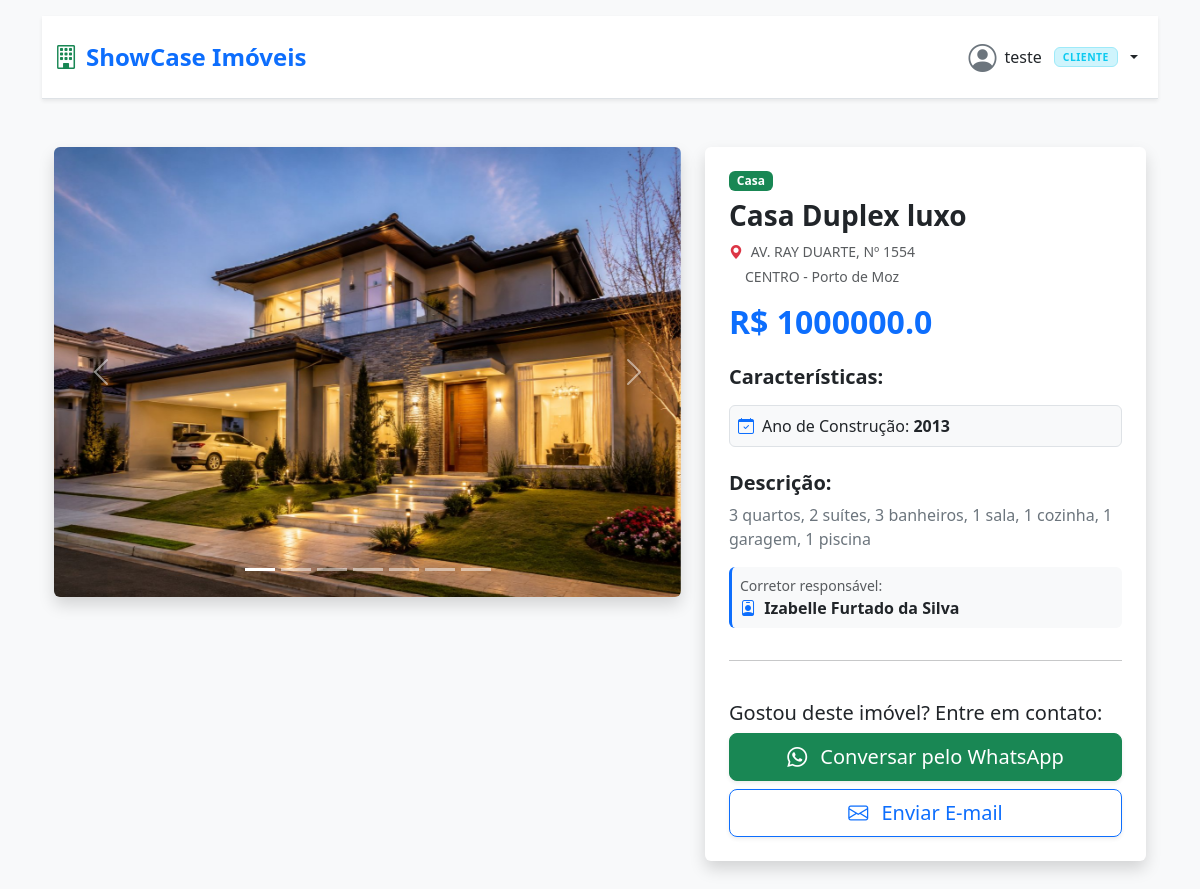
The page /vitrine/detalhes_imovel/7/ (signed in) on the database its author committed.
### vitrine/models.py (models this page shows, shortened)
class ImagemImovel(models.Model):
    imovel = models.ForeignKey(Imovel, on_delete=models.CASCADE, related_name="imagens")
    imagem = models.ImageField(upload_to="media/img")

class Imovel(models.Model):
    corretor = models.ForeignKey(User, on_delete=models.CASCADE, verbose_name="Corretor Responsável")
    titulo = models.CharField(max_length=100)
    descricao = models.TextField()
    tipo_Imovel = models.CharField(max_length=50)
    ano_construcao = models.IntegerField()
    preco = models.FloatField()
    logradouro = models.CharField(max_length=100, verbose_name="Rua/Avenida")
    numero = models.CharField(max_length=10, verbose_name="Número")
    bairro = models.CharField(max_length=100, verbose_name="Bairro")
    cidade = models.CharField(max_length=100, verbose_name="Cidade")
    imagem_principal = models.ImageField(upload_to="media/img")

### vitrine/views.py (the view)
# urls.py: path('/detalhes_imovel/<int:id>/', detalhes_imovel, name='detalhes_imovel'),
def detalhes_imovel(request, id):
    imovel = get_object_or_404(Imovel, id=id)
    fotos_adicionais = imovel.imagens.all()
    dados_para_a_tela = {
        'imovel': imovel,
        'fotos': fotos_adicionais
    }
    return render(request, 'detalhes_imovel.html', dados_para_a_tela)

### template/detalhes_imovel.html (shortened to what this page needs)
{% extends 'base.html' %}
{% load static %}
{%block content%}
<div class="container my-5">
    <div class="row g-4">
        <div class="col-md-7">
            <div id="carrosselImovel" class="carousel slide shadow rounded overflow-hidden" data-bs-ride="carousel">
                {% if fotos %}
                <div class="carousel-indicators">
                    <button type="button" data-bs-target="#carrosselImovel" data-bs-slide-to="0" class="active"
                            aria-current="true" aria-label="Slide 1"></button>
                    {% for foto in fotos %}
                    <button type="button" data-bs-target="#carrosselImovel" data-bs-slide-to="{{ forloop.counter }}"
                            aria-label="Slide {{ forloop.counter|add:1 }}"></button>
                    {% endfor %}
                </div>
                {% endif %}
                <div class="carousel-inner">
                    <div class="carousel-item active">
                        <img src="{{ imovel.imagem_principal.url }}" class="d-block w-100 img-carrossel-detalhe"
                             alt="Imagem Principal">
                    </div>
                </div>
                {% if fotos %}
                <button class="carousel-control-prev" type="button" data-bs-target="#carrosselImovel"
                        data-bs-slide="prev">
                    <span class="carousel-control-prev-icon" aria-hidden="true"></span>
                </button>
                <button class="carousel-control-next" type="button" data-bs-target="#carrosselImovel"
                        data-bs-slide="next">
                    <span class="carousel-control-next-icon" aria-hidden="true"></span>
                </button>
                {% endif %}
            </div>
        </div>
        <div class="col-md-5">
            <div class="card h-100 shadow border-0 p-4">
                <span class="badge bg-success mb-2 align-self-start">{{ imovel.tipo_Imovel }}</span>
                <h1 class="h3 fw-bold text-dark">{{ imovel.titulo }}</h1>
                <p class="text-muted small mb-1">
                    <i class="bi bi-geo-alt-fill me-1 text-danger"></i>
                    {{ imovel.logradouro }}, Nº {{ imovel.numero }}
                </p>
                <p class="text-muted small mb-3 ps-3">
                    {{ imovel.bairro }} - {{ imovel.cidade }}
                </p>
                <h2 class="text-primary fw-bold mb-4">R$ {{ imovel.preco }}</h2>
                <h5 class="fw-bold mb-3">Características:</h5>
                <div class="row g-3 mb-4">
                    <div class="col-12">
                        <div class="p-2 border rounded bg-light">
                            <i class="bi bi-calendar-check me-2 text-primary"></i>Ano de Construção: <strong> {{ imovel.ano_construcao }} </strong>
                        </div>
                    </div>
                </div>
                <h5 class="fw-bold mb-2">Descrição:</h5>
                <p class="text-secondary flex-grow-1">{{ imovel.descricao }}</p>
                {% if user != imovel.corretor %}
                <div class="p-2 rounded bg-light border-start border-primary border-3 mb-3">
                    <small class="text-muted d-block">Corretor responsável:</small>
                    <span class="fw-bold text-dark">
                        <i class="bi bi-person-badge me-1 text-primary"></i>
                        {{ imovel.corretor.first_name|default:imovel.corretor.username }}
                    </span>
                </div>
                {% endif %}
                <hr>
                <div class="mt-auto">
                    {% if user == imovel.corretor %}
                    <div class="d-grid gap-2">
                        <a href="{% url 'editar_imovel' imovel.id %}" class="btn btn-warning fw-bold text-white mb-1">
                            <i class="bi bi-pencil-square me-2"></i>Editar Imóvel
                        </a>
                        <form action="{% url 'excluir_imovel' imovel.id %}" method="POST"
                              onsubmit="return confirm('Tem certeza que deseja excluir este imóvel definitivamente?');">
                            {% csrf_token %}
                            <button type="submit" class="btn btn-danger fw-bold w-100">
                                <i class="bi bi-trash3-fill me-2"></i>Excluir Imóvel
                            </button>
                        </form>
                    </div>
                    {% else %}
                    <div class="mt-4">
                        <h5>Gostou deste imóvel? Entre em contato:</h5>
                        <a href="https://api.whatsapp.com/send?phone=55{{ imovel.corretor.perfil_corretor.telefone }}&text=Olá!%20Gostaria%20de%20saber%20mais%20informações%20sobre%20o%20imóvel%3A%20{{ imovel.titulo }}%20(Código%3A%20{{ imovel.id }})."
                           target="_blank"
                           class="btn btn-success btn-lg w-100 mb-2 shadow-sm">
                            <i class="bi bi-whatsapp me-2"></i> Conversar pelo WhatsApp
                        </a>
                        <a href="mailto:{{ imovel.corretor.email }}?subject=Interesse no Imóvel: {{ imovel.titulo }}"
                           class="btn btn-outline-primary btn-lg w-100 shadow-sm">
                            <i class="bi bi-envelope me-2"></i> Enviar E-mail
                        </a>
                    </div>
                    {% endif %}
                </div>
            </div>
        </div>
    </div>
</div>
{% endblock %}

### template/base.html (shortened to what this page needs)
{% load static %}
<!DOCTYPE html>
<html lang="pt-br">
<head>
    <link href="https://cdn.jsdelivr.net/npm/bootstrap@5.3.8/dist/css/bootstrap.min.css" rel="stylesheet"
>
    <link rel="stylesheet" href="https://cdn.jsdelivr.net/npm/bootstrap-icons@1.11.3/font/bootstrap-icons.min.css">
    <link rel="stylesheet" href="{% static 'css/style.css' %}">
</head>
<body class="bg-light">
<div class="container mt-3">
    {% if user.is_authenticated %}
    <nav class="navbar navbar-expand-lg navbar-light bg-white shadow-sm border-bottom py-3">
        <div class="container-fluid">
            <a class="navbar-brand fw-bold text-primary fs-4 d-flex align-items-center gap-2"
               href="{% url 'pagina_inicial' %}">
                <i class="bi bi-building text-success"></i>
                <span>ShowCase Imóveis</span>
            </a>
            <div class="collapse navbar-collapse" id="conteudoNavbar">
                <div class="navbar-nav ms-auto align-items-lg-center mt-2 mt-lg-0">
                    <div class="dropdown">
                        <button class="d-flex align-items-center gap-2 border-0 bg-transparent text-decoration-none dropdown-toggle link-dark fw-medium py-1 px-2 rounded-3 hover-bg w-100 text-start"
                                type="button" id="dropdownPerfil" data-bs-toggle="dropdown" aria-expanded="false">
                            <i class="bi bi-person-circle fs-3 text-secondary"></i>
                            <span class="d-none d-sm-inline">{{ user.username }}</span>
                            {% if user.perfil_corretor %}
                            <span class="badge bg-success-subtle text-success border border-success-subtle text-uppercase px-2 py-1 ms-1 navbar-badge-perfil">Corretor</span>
                            {% else %}
                            <span class="badge bg-info-subtle text-info border border-info-subtle text-uppercase px-2 py-1 ms-1 navbar-badge-perfil">Cliente</span>
                            {% endif %}
                        </button>
                    </div>
                </div>
            </div>
        </div>
    </nav>
    {% endif %}
    <main>
        {% block content%}
        {% endblock %}
    </main>
</div>
</body>
</html>

### static/css/style.css (style rules this page uses)
.navbar-badge-perfil { font-size: 0.65rem; letter-spacing: 0.5px; }
.navbar .hover-bg { transition: background-color 0.2s ease; }
.img-carrossel-detalhe { height: 450px; object-fit: cover; }

### rows shown on the page
Imovel: imagem_principal (picture), tipo_Imovel "Casa", titulo "Casa Duplex luxo", logradouro "AV. RAY DUARTE", numero "1554", bairro "CENTRO", cidade "Porto de Moz", preco "1000000.0", ano_construcao "2013", descricao "3 quartos, 2 suítes, 3 banheiros, 1 sala, 1 cozinha, 1 garagem, 1 piscina", corretor.first_name "Izabelle Furtado da Silva"

### other values the page prints
{{ user.username }} "teste"
